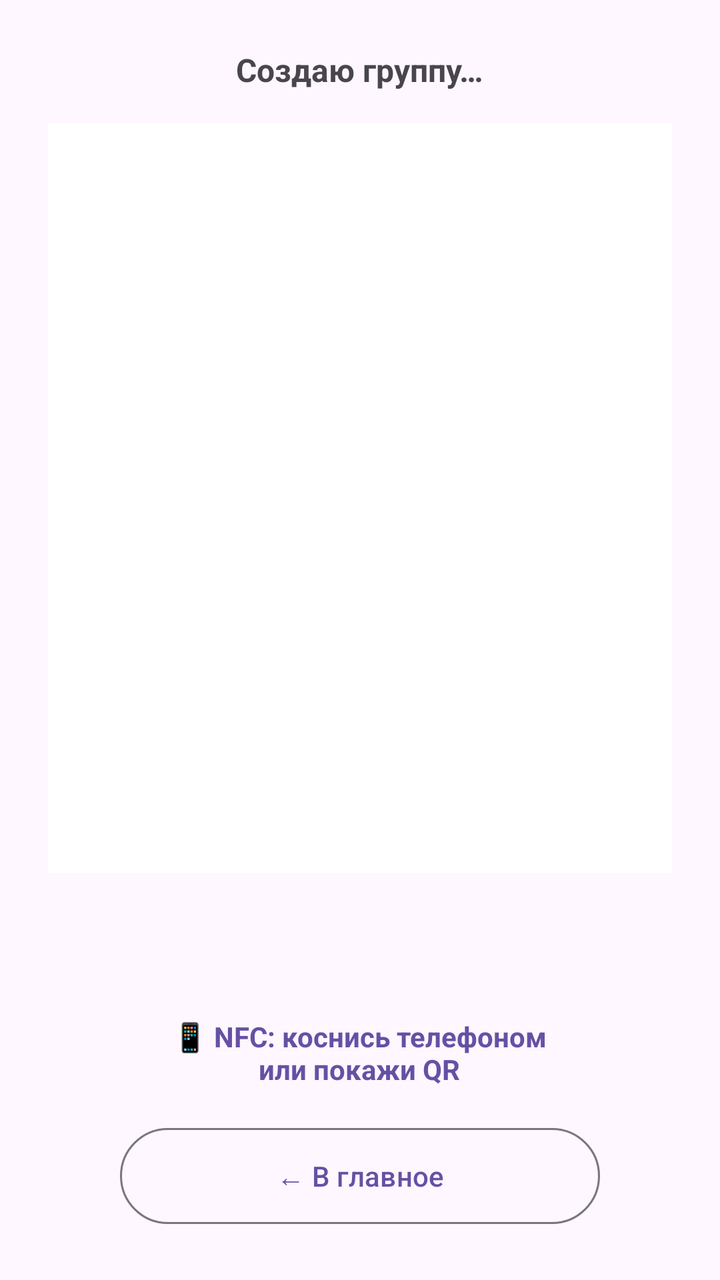
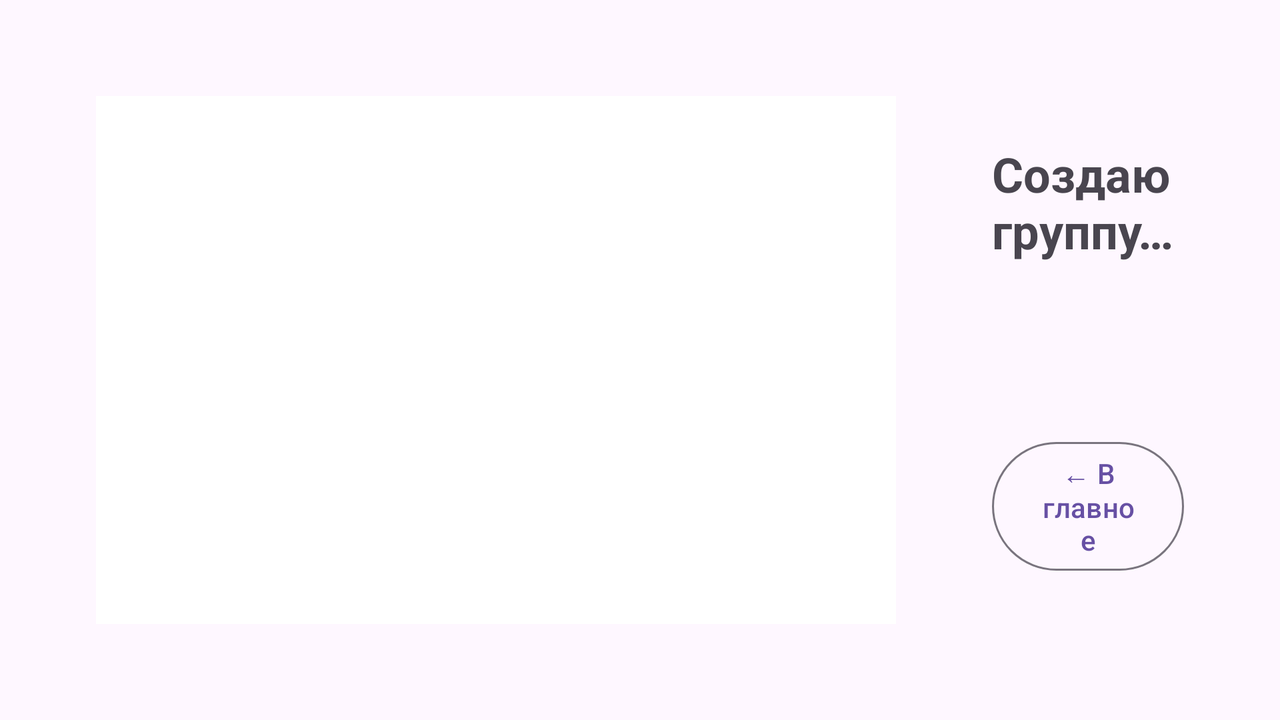

One screen, two layout resources from the same app: the default and the repository's alternative for another configuration. Each is rendered where Android would select it; the XML of both is given below.
<!-- AndroidManifest.xml: application theme Theme.Atom.Main -->
<!-- res/layout/activity_qr_share.xml -->
<?xml version="1.0" encoding="utf-8"?>
<LinearLayout xmlns:android="http://schemas.android.com/apk/res/android"
    android:id="@+id/qrRoot"
    android:layout_width="match_parent"
    android:layout_height="match_parent"
    android:orientation="vertical"
    android:gravity="center"
    android:padding="24dp">

    <TextView
        android:id="@+id/statusText"
        android:layout_width="wrap_content"
        android:layout_height="wrap_content"
        android:textSize="16sp"
        android:textStyle="bold"
        android:text="Создаю группу…" />

    <ImageView
        android:id="@+id/qrImage"
        android:layout_width="match_parent"
        android:layout_height="0dp"
        android:layout_weight="1"
        android:layout_marginTop="16dp"
        android:layout_marginBottom="16dp"
        android:minHeight="200dp"
        android:background="#FFFFFF"
        android:scaleType="fitCenter"
        android:contentDescription="QR" />

    <TextView
        android:id="@+id/infoText"
        android:layout_width="wrap_content"
        android:layout_height="wrap_content"
        android:layout_marginTop="24dp"
        android:fontFamily="monospace"
        android:textSize="12sp"
        android:textAlignment="center" />

    <TextView
        android:id="@+id/nfcHint"
        android:layout_width="wrap_content"
        android:layout_height="wrap_content"
        android:layout_marginTop="16dp"
        android:textSize="14sp"
        android:textColor="?attr/colorPrimary"
        android:textStyle="bold"
        android:textAlignment="center"
        android:text="📱 NFC: коснись телефоном&#10;или покажи QR" />

    <com.google.android.material.button.MaterialButton
        android:id="@+id/btnClose"
        style="@style/Widget.Material3.Button.OutlinedButton"
        android:layout_width="wrap_content"
        android:layout_height="wrap_content"
        android:layout_marginTop="16dp"
        android:minHeight="56dp"
        android:minWidth="240dp"
        android:text="← В главное" />
</LinearLayout>
<!-- resources referenced by this layout -->
<resources>
  <style name="Theme.Atom.Main" parent="Theme.Material3.DayNight.NoActionBar">
          <item name="android:statusBarColor">?attr/colorSurface</item>
          <item name="android:windowLightStatusBar" tools:targetApi="m">true</item>
      </style>
</resources>
<!-- res/layout-land/activity_qr_share.xml (the repository's variant of the layout above) -->
<!-- drawn on the phone turned sideways -->
<?xml version="1.0" encoding="utf-8"?>
<LinearLayout xmlns:android="http://schemas.android.com/apk/res/android"
    android:layout_width="match_parent"
    android:layout_height="match_parent"
    android:orientation="horizontal"
    android:gravity="center_vertical"
    android:padding="48dp">

    <ImageView
        android:id="@+id/qrImage"
        android:layout_width="400dp"
        android:layout_height="400dp"
        android:background="#FFFFFF"
        android:contentDescription="QR" />

    <LinearLayout
        android:layout_width="0dp"
        android:layout_height="wrap_content"
        android:layout_weight="1"
        android:layout_marginStart="48dp"
        android:orientation="vertical"
        android:gravity="center_vertical">

        <TextView
            android:id="@+id/statusText"
            android:layout_width="match_parent"
            android:layout_height="wrap_content"
            android:textSize="24sp"
            android:textStyle="bold"
            android:text="Создаю группу…" />

        <TextView
            android:id="@+id/infoText"
            android:layout_width="match_parent"
            android:layout_height="wrap_content"
            android:layout_marginTop="24dp"
            android:fontFamily="monospace"
            android:textSize="16sp"
            android:lineSpacingExtra="6dp" />

        <com.google.android.material.button.MaterialButton
            android:id="@+id/btnClose"
            style="@style/Widget.Material3.Button.OutlinedButton"
            android:layout_width="wrap_content"
            android:layout_height="wrap_content"
            android:layout_marginTop="40dp"
            android:text="← В главное" />
    </LinearLayout>
</LinearLayout>
